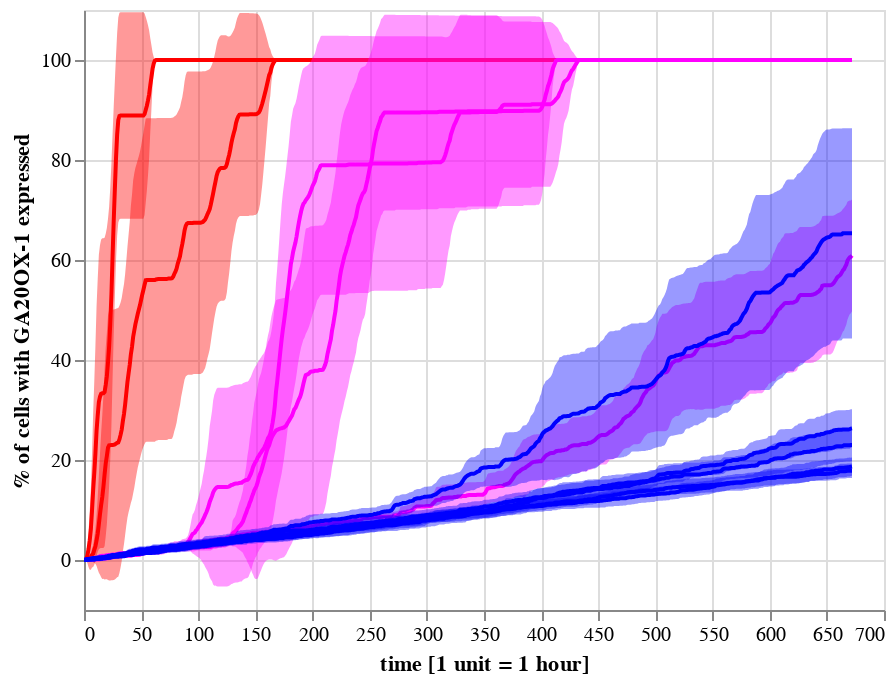

The notebook cell saved with this chart:
### Code cell
hfsp.percentGA_plt(ensemble_data_20_1, 'red') +\
hfsp.percentGA_plt(ensemble_data_30_1, 'red') +\
hfsp.percentGA_plt(ensemble_data_35_1, 'magenta') +\
hfsp.percentGA_plt(ensemble_data_40_1, 'magenta') +\
hfsp.percentGA_plt(ensemble_data_45_1, 'magenta') +\
hfsp.percentGA_plt(ensemble_data_50_1, 'blue') +\
hfsp.percentGA_plt(ensemble_data_55_1, 'blue') +\
hfsp.percentGA_plt(ensemble_data_60_1, 'blue') +\
hfsp.percentGA_plt(ensemble_data_70_1, 'blue') +\
hfsp.percentGA_plt(ensemble_data_80_1, 'blue')

### Figure 1 — Vega-Lite specification as saved in the notebook (floating-point values rounded to 4 significant figures; data arrays with more than 128 entries replaced by an {"elided": "..."} marker saying what was removed)
{"config": {"view": {"continuousWidth": 400, "continuousHeight": 300}}, "layer": [{"mark": {"type": "line", "color": "red"}, "encoding": {"x": {"type": "quantitative", "field": "time", "title": "time [1 unit = 1 hour]"}, "y": {"type": "quantitative", "field": "mean", "title": "% of cells with GA20OX-1 expressed"}}, "selection": {"selector031": {"type": "interval", "bind": "scales", "encodings": ["x", "y"]}}}, {"mark": {"type": "area", "color": "red", "opacity": 0.4}, "encoding": {"x": {"type": "quantitative", "field": "time", "title": "time [1 unit = 1 hour]"}, "y": {"type": "quantitative", "field": "lower"}, "y2": {"field": "upper"}}}, {"layer": [{"mark": {"type": "line", "color": "red"}, "encoding": {"x": {"type": "quantitative", "field": "time", "title": "time [1 unit = 1 hour]"}, "y": {"type": "quantitative", "field": "mean", "title": "% of cells with GA20OX-1 expressed"}}, "selection": {"selector032": {"type": "interval", "bind": "scales", "encodings": ["x", "y"]}}}, {"mark": {"type": "area", "color": "red", "opacity": 0.4}, "encoding": {"x": {"type": "quantitative", "field": "time", "title": "time [1 unit = 1 hour]"}, "y": {"type": "quantitative", "field": "lower"}, "y2": {"field": "upper"}}}], "data": {"name": "data-e41d51539a798272ee753c46237b3fb7"}}, {"layer": [{"mark": {"type": "line", "color": "magenta"}, "encoding": {"x": {"type": "quantitative", "field": "time", "title": "time [1 unit = 1 hour]"}, "y": {"type": "quantitative", "field": "mean", "title": "% of cells with GA20OX-1 expressed"}}, "selection": {"selector033": {"type": "interval", "bind": "scales", "encodings": ["x", "y"]}}}, {"mark": {"type": "area", "color": "magenta", "opacity": 0.4}, "encoding": {"x": {"type": "quantitative", "field": "time", "title": "time [1 unit = 1 hour]"}, "y": {"type": "quantitative", "field": "lower"}, "y2": {"field": "upper"}}}], "data": {"name": "data-eb28546c081ce98116b2a66eef644b1c"}}, {"layer": [{"mark": {"type": "line", "color": "magenta"}, "encoding": {"x": {"type": "quantitative", "field": "time", "title": "time [1 unit = 1 hour]"}, "y": {"type": "quantitative", "field": "mean", "title": "% of cells with GA20OX-1 expressed"}}, "selection": {"selector034": {"type": "interval", "bind": "scales", "encodings": ["x", "y"]}}}, {"mark": {"type": "area", "color": "magenta", "opacity": 0.4}, "encoding": {"x": {"type": "quantitative", "field": "time", "title": "time [1 unit = 1 hour]"}, "y": {"type": "quantitative", "field": "lower"}, "y2": {"field": "upper"}}}], "data": {"name": "data-3441a0c03231d6a4364b4069a59d14bc"}}, {"layer": [{"mark": {"type": "line", "color": "magenta"}, "encoding": {"x": {"type": "quantitative", "field": "time", "title": "time [1 unit = 1 hour]"}, "y": {"type": "quantitative", "field": "mean", "title": "% of cells with GA20OX-1 expressed"}}, "selection": {"selector035": {"type": "interval", "bind": "scales", "encodings": ["x", "y"]}}}, {"mark": {"type": "area", "color": "magenta", "opacity": 0.4}, "encoding": {"x": {"type": "quantitative", "field": "time", "title": "time [1 unit = 1 hour]"}, "y": {"type": "quantitative", "field": "lower"}, "y2": {"field": "upper"}}}], "data": {"name": "data-2935a7dcd4c020a781b43cf51c9ed44a"}}, {"layer": [{"mark": {"type": "line", "color": "blue"}, "encoding": {"x": {"type": "quantitative", "field": "time", "title": "time [1 unit = 1 hour]"}, "y": {"type": "quantitative", "field": "mean", "title": "% of cells with GA20OX-1 expressed"}}, "selection": {"selector036": {"type": "interval", "bind": "scales", "encodings": ["x", "y"]}}}, {"mark": {"type": "area", "color": "blue", "opacity": 0.4}, "encoding": {"x": {"type": "quantitative", "field": "time", "title": "time [1 unit = 1 hour]"}, "y": {"type": "quantitative", "field": "lower"}, "y2": {"field": "upper"}}}], "data": {"name": "data-da3294fbfde3205936f028e6d3c43856"}}, {"layer": [{"mark": {"type": "line", "color": "blue"}, "encoding": {"x": {"type": "quantitative", "field": "time", "title": "time [1 unit = 1 hour]"}, "y": {"type": "quantitative", "field": "mean", "title": "% of cells with GA20OX-1 expressed"}}, "selection": {"selector037": {"type": "interval", "bind": "scales", "encodings": ["x", "y"]}}}, {"mark": {"type": "area", "color": "blue", "opacity": 0.4}, "encoding": {"x": {"type": "quantitative", "field": "time", "title": "time [1 unit = 1 hour]"}, "y": {"type": "quantitative", "field": "lower"}, "y2": {"field": "upper"}}}], "data": {"name": "data-014bbf911230e56b0dce9ccad422736d"}}, {"layer": [{"mark": {"type": "line", "color": "blue"}, "encoding": {"x": {"type": "quantitative", "field": "time", "title": "time [1 unit = 1 hour]"}, "y": {"type": "quantitative", "field": "mean", "title": "% of cells with GA20OX-1 expressed"}}, "selection": {"selector038": {"type": "interval", "bind": "scales", "encodings": ["x", "y"]}}}, {"mark": {"type": "area", "color": "blue", "opacity": 0.4}, "encoding": {"x": {"type": "quantitative", "field": "time", "title": "time [1 unit = 1 hour]"}, "y": {"type": "quantitative", "field": "lower"}, "y2": {"field": "upper"}}}], "data": {"name": "data-5fcea2d4e2741b8f4cda47c35492bb7e"}}, {"layer": [{"mark": {"type": "line", "color": "blue"}, "encoding": {"x": {"type": "quantitative", "field": "time", "title": "time [1 unit = 1 hour]"}, "y": {"type": "quantitative", "field": "mean", "title": "% of cells with GA20OX-1 expressed"}}, "selection": {"selector039": {"type": "interval", "bind": "scales", "encodings": ["x", "y"]}}}, {"mark": {"type": "area", "color": "blue", "opacity": 0.4}, "encoding": {"x": {"type": "quantitative", "field": "time", "title": "time [1 unit = 1 hour]"}, "y": {"type": "quantitative", "field": "lower"}, "y2": {"field": "upper"}}}], "data": {"name": "data-6ddc799b1095b8db76f744843d0821d7"}}, {"layer": [{"mark": {"type": "line", "color": "blue"}, "encoding": {"x": {"type": "quantitative", "field": "time", "title": "time [1 unit = 1 hour]"}, "y": {"type": "quantitative", "field": "mean", "title": "% of cells with GA20OX-1 expressed"}}, "selection": {"selector040": {"type": "interval", "bind": "scales", "encodings": ["x", "y"]}}}, {"mark": {"type": "area", "color": "blue", "opacity": 0.4}, "encoding": {"x": {"type": "quantitative", "field": "time", "title": "time [1 unit = 1 hour]"}, "y": {"type": "quantitative", "field": "lower"}, "y2": {"field": "upper"}}}], "data": {"name": "data-e19faa34d387ba6867a797dba23d635c"}}], "data": {"name": "data-af3644955d2fa9dff70da46ae97e1594"}, "$schema": "https://vega.github.io/schema/vega-lite/v4.8.1.json", "datasets": {"data-af3644955d2fa9dff70da46ae97e1594": {"elided": "673 records"}, "data-e41d51539a798272ee753c46237b3fb7": {"elided": "673 records"}, "data-eb28546c081ce98116b2a66eef644b1c": {"elided": "673 records"}, "data-3441a0c03231d6a4364b4069a59d14bc": {"elided": "673 records"}, "data-2935a7dcd4c020a781b43cf51c9ed44a": {"elided": "673 records"}, "data-da3294fbfde3205936f028e6d3c43856": {"elided": "673 records"}, "data-014bbf911230e56b0dce9ccad422736d": {"elided": "673 records"}, "data-5fcea2d4e2741b8f4cda47c35492bb7e": {"elided": "673 records"}, "data-6ddc799b1095b8db76f744843d0821d7": {"elided": "673 records"}, "data-e19faa34d387ba6867a797dba23d635c": {"elided": "673 records"}}}
